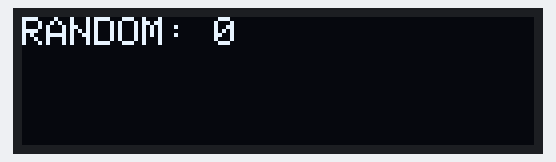
A sketch run on a simulated Arduino Uno, built with avr-gcc and run on an emulated ATmega328P. On the bench: 128×32 one-colour display. WiFi joins after 1.5 s; servers stay silent unless stated; uploads are accepted with an empty reply; random numbers use the default seed unless the sketch sets one; what the sketch prints to the serial monitor is not drawn.

Above: at 12.9 s.

Measured:
- what the display in image 0 shows lasts 11.8 s, from 12.8 s to 24.6 s

The sketch:

Ethernet_03.ino
```cpp
#include <SPI.h>
#include <Ethernet.h>
#include <Adafruit_GFX.h>
#include <Adafruit_SSD1306.h>

#define SCREEN_WIDTH 128
#define SCREEN_HEIGHT 32
Adafruit_SSD1306 display(SCREEN_WIDTH, SCREEN_HEIGHT);

#define DELTA_READ 10000
#define DELTA_WRITE 60000
byte mac[] = { 0xDE, 0xAD, 0xBE, 0xEF, 0xFE, 0xED };
byte ip[] = { 192, 168, 5, 210 };
byte subnet[] = { 255, 255, 240, 0 };
byte dns[] = { 8, 8, 8, 8 };
byte gateway[] = { 192, 168, 0, 254}; // gateway di casa

byte server[] = {192, 168, 5, 200};

EthernetClient shield;
int cnt;
int time_read;
int time_write;
int random_value;


void setup() {
  Serial.begin(9600);
  delay(1000);
  cnt = 1;
  time_read = millis();
  time_write = millis();
}

void loop() {
  int n_byte;

// BLOCCO DI RICHIESTA VALORE
  if(millis()-time_read > DELTA_READ){
    Ethernet.begin(mac, ip);
    delay(1500);
    Serial.println("Ready to call server...");
    Serial.print("Try nr.: #");
    Serial.println(cnt);
    if(shield.connect(server, 80)){
      Serial.print("Connessione ok to: ");
      Serial.println(shield.remoteIP());
      shield.println("GET /ardushield.php");
      Serial.println("Chiusura chiamata HTTP...");
    }
    else{
      Serial.println("Errore in connessione...");
    }

    n_byte = shield.available();
    Serial.print("Byte: ");
    Serial.print(n_byte);
    Serial.print(" - Random: ");

    //display.clearDisplay();
    //display.display();
    //display.setCursor(0, SCREEN_HEIGHT / 2);
    int val = 0;
    while(shield.available()){
      char c = shield.read();
      val = (val * 10) + (c - 48);
      Serial.print(c);
      //display.print(c);
    }
    //display.display();
    Serial.println();
    Serial.println();
    shield.stop();
    shield = NULL;

    int x = display.begin(SSD1306_SWITCHCAPVCC, 0x3C);
    if(!x){
      Serial.print("No Display Oled: ");
      Serial.println(x);
    }
    display.clearDisplay();
    display.display();
    display.setTextColor( WHITE);
    display.setTextSize(1);
    display.setCursor(0, 0);
    display.print("RANDOM: ");
    display.print(val);
    display.display();
    //*/

    cnt++;
    time_read = millis();
  }

// BLOCCO DI SCRITTURA VALORE RANDOM SU SERVER
  if(millis()-time_write > DELTA_WRITE){
    random_value = 1 + rand()%100;
    String url = "GET /ardushield.php?scelta=addValue&value=";
    //char url[] ="GET /ardushield.php?&scelta=addValue&value=";
    url += String(random_value);
    Ethernet.begin(mac, ip);
    delay(1500);
    Serial.println("Ready to send to server...");
    Serial.print("Try nr.: #");
    Serial.println(cnt);
    if(shield.connect(server, 80)){
      Serial.print("Connessione ok to: ");
      Serial.println(url);
      Serial.println(shield.remoteIP());
      //shield.println("GET /ardushield.php?&scelta=addValue&value=33");
      shield.println(url);
      Serial.println("Chiusura chiamata HTTP...");
    }
    else{
      Serial.println("Errore in connessione...");
    }
    time_write = millis();
  }
}
```
